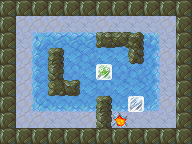

This game map was drawn from its Tiled (.tmx) file and the tilesets committed beside it. A one-line description and the trimmed map source follow:
An orthogonal 12x9 tile map with 16x16 px tiles, 4 tile layers (Bottom, Floor, FloorTop, Blocks), 5 tilesets.

<map version="1.0" orientation="orthogonal" width="12" height="9" tilewidth="16" tileheight="16">
 <tileset firstgid="1" name="ground" tilewidth="16" tileheight="16">
  <image source="assets/tileset-ground.png" width="48" height="16" />
 </tileset>
 <tileset firstgid="4" name="misc" tilewidth="16" tileheight="16">
  <image source="assets/tileset-misc.png" width="64" height="16" />
  <tile id="3">
   <properties>
    <property name="goal" value="true" />
   </properties>
  </tile>
 </tileset>
 <tileset firstgid="8" name="pushblocks" tilewidth="16" tileheight="16">
  <image source="assets/tileset-pushblocks.png" width="48" height="16" />
  <tile id="1">
   <properties>
    <property name="goal" value="true" />
    <property name="sprite" value="assets/frozen.sprite" />
   </properties>
  </tile>
 </tileset>
 <tileset firstgid="11" name="rocks" tilewidth="16" tileheight="16">
  <properties>
   <property name="collision" value="true" />
  </properties>
  <image source="assets/tileset-rocks.png" width="256" height="48" />
 </tileset>
 <tileset firstgid="59" name="slippery" tilewidth="16" tileheight="16">
  <properties>
   <property name="slippery_block" value="true" />
   <property name="slippery_player" value="true" />
  </properties>
  <image source="assets/tileset-slippery.png" width="256" height="48" />
 </tileset>
 <layer name="Bottom" width="12" height="9">
  <data>[108 cells, 107 non-empty, 2 distinct tile ids]</data>
 </layer>
 <layer name="Floor" width="12" height="9">
  <properties>
   <property name="player_offset_y" value="-1" />
   <property name="player_sprite" value="assets/dino.sprite" />
  </properties>
  <data>[108 cells, 41 non-empty, 12 distinct tile ids]</data>
 </layer>
 <layer name="FloorTop" width="12" height="9">
  <data>[108 cells, 48 non-empty, 9 distinct tile ids]</data>
 </layer>
 <layer name="Blocks" width="12" height="9">
  <data>[108 cells, 2 non-empty, 2 distinct tile ids]</data>
 </layer>
</map>
